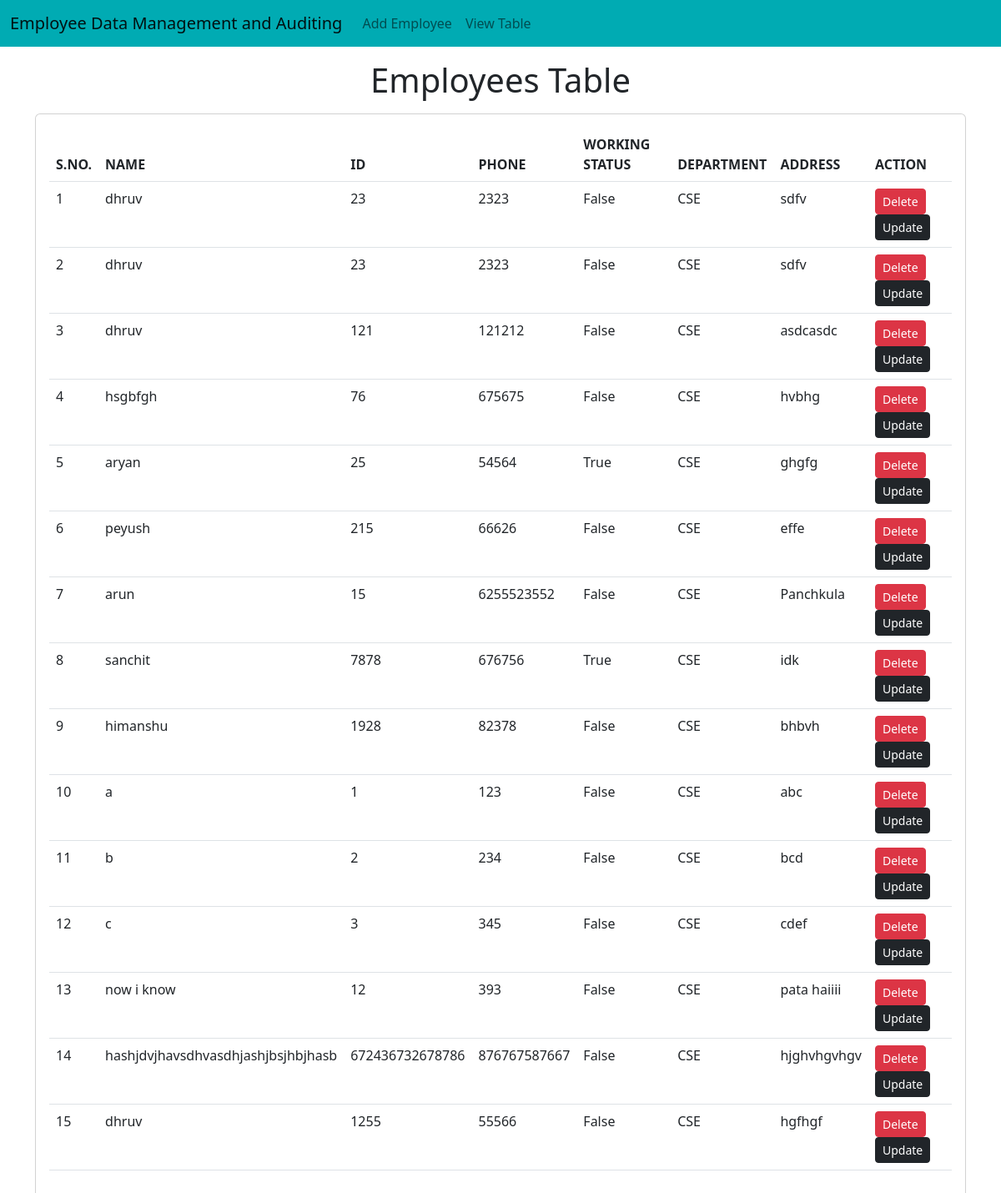
The page / on the database its author committed.
### emp/models.py (models this page shows, shortened)
class Employee(models.Model):
    name = models.CharField(max_length=200)
    emp_id = models.CharField(max_length=200)
    phone = models.CharField(max_length=10)
    address = models.CharField(max_length=150)
    working = models.BooleanField(default=True)
    department = models.ForeignKey(
        Department, on_delete=models.SET_NULL, null=True)
    position = models.ForeignKey(
        Position, on_delete=models.SET_NULL, null=True)
    history_employee = AuditlogHistoryField()

class Department(models.Model):
    name = models.CharField(max_length=200)
    description = models.TextField()
    history_dep = AuditlogHistoryField()
    def __str__(self):
        return self.name

### emp/views.py (the view, shortened to what this page needs)
# urls.py: path("",fun.emp_home),
def emp_home(request):
    employees = Employee.objects.all()
    return render(request, "emp/home.html", {'emps': employees})

### templates/emp/home.html (shortened to what this page needs)
<!doctype html>
<html lang="en">
  <head>
    <link href="https://cdn.jsdelivr.net/npm/bootstrap@5.2.2/dist/css/bootstrap.min.css" rel="stylesheet">
  </head>
  <body>
    {% include 'emp/navbar.html' %}
    <h1 class="text-center my-3">Employees Table</h1>
    <div class="container">
      <div class="row">
        <div class="col-md-12">
          <div class="card">
            <div class="card-body">
              <table class="table">
                <thead>
                  <tr>
                    <th>S.NO.</th>
                    <th>NAME</th>
                    <th>ID</th>
                    <th>PHONE</th>
                    <th>WORKING STATUS</th>
                    <th>DEPARTMENT</th>
                    <th>ADDRESS</th>
                    <th>ACTION</th>
                  </tr>
                </thead>
                <tbody>
                  {% for e in emps %}
                  <tr>
                    <td>{{forloop.counter}}</td>
                    <td>{{e.name}}</td>
                    <td>{{e.emp_id}}</td>
                    <td>{{e.phone}}</td>
                    <td>{{e.working}}</td>
                    <td>{{e.department}}</td>
                    <td>{{e.address}}</td>
                    <td>
                      <a href="/emp/delete-emp/{{e.id}}" class="btn btn-danger btn-sm">Delete</a>
                      <a href="/emp/update-emp/{{e.id}}" class="btn btn-dark btn-sm">Update</a>
                    </td>
                  </tr>
                  {%endfor%}
                </tbody>
              </table>
            </div>
          </div>
        </div>
      </div>
    </div>
  </body>
</html>

### templates/emp/navbar.html (shortened to what this page needs)
<nav class="navbar navbar-expand-lg" style="background-color: #00ABB3;">
  <div class="container-fluid">
    <a class="navbar-brand" href="/emp/home/">Employee Data Management and Auditing</a>
    <div class="collapse navbar-collapse" id="navbarSupportedContent">
      <ul class="navbar-nav me-auto mb-2 mb-lg-0">
        <li class="nav-item">
          <a class="nav-link" href="/emp/add_employee/">Add Employee</a>
        </li>
        <li><a class="nav-link" href="/emp/home/">View Table</a></li>
      </ul>
    </div>
  </div>
</nav>

### rows shown on the page
Employee: name "dhruv", emp_id "23", phone "2323", working "False", department "CSE", address "sdfv"
Employee: name "dhruv", emp_id "23", phone "2323", working "False", department "CSE", address "sdfv"
Employee: name "dhruv", emp_id "121", phone "121212", working "False", department "CSE", address "asdcasdc"
Employee: name "hsgbfgh", emp_id "76", phone "675675", working "False", department "CSE", address "hvbhg"
Employee: name "aryan", emp_id "25", phone "54564", working "True", department "CSE", address "ghgfg"
Employee: name "peyush", emp_id "215", phone "66626", working "False", department "CSE", address "effe"
Employee: name "arun", emp_id "15", phone "6255523552", working "False", department "CSE", address "Panchkula"
Employee: name "sanchit", emp_id "7878", phone "676756", working "True", department "CSE", address "idk"
Employee: name "himanshu", emp_id "1928", phone "82378", working "False", department "CSE", address "bhbvh"
Employee: name "a", emp_id "1", phone "123", working "False", department "CSE", address "abc"
Employee: name "b", emp_id "2", phone "234", working "False", department "CSE", address "bcd"
Employee: name "c", emp_id "3", phone "345", working "False", department "CSE", address "cdef"
Employee: name "now i know", emp_id "12", phone "393", working "False", department "CSE", address "pata haiiii"
Employee: name "hashjdvjhavsdhvasdhjashjbsjhbjhasb", emp_id "672436732678786", phone "876767587667", working "False", department "CSE", address "hjghvhgvhgv"
Employee: name "dhruv", emp_id "1255", phone "55566", working "False", department "CSE", address "hgfhgf"
